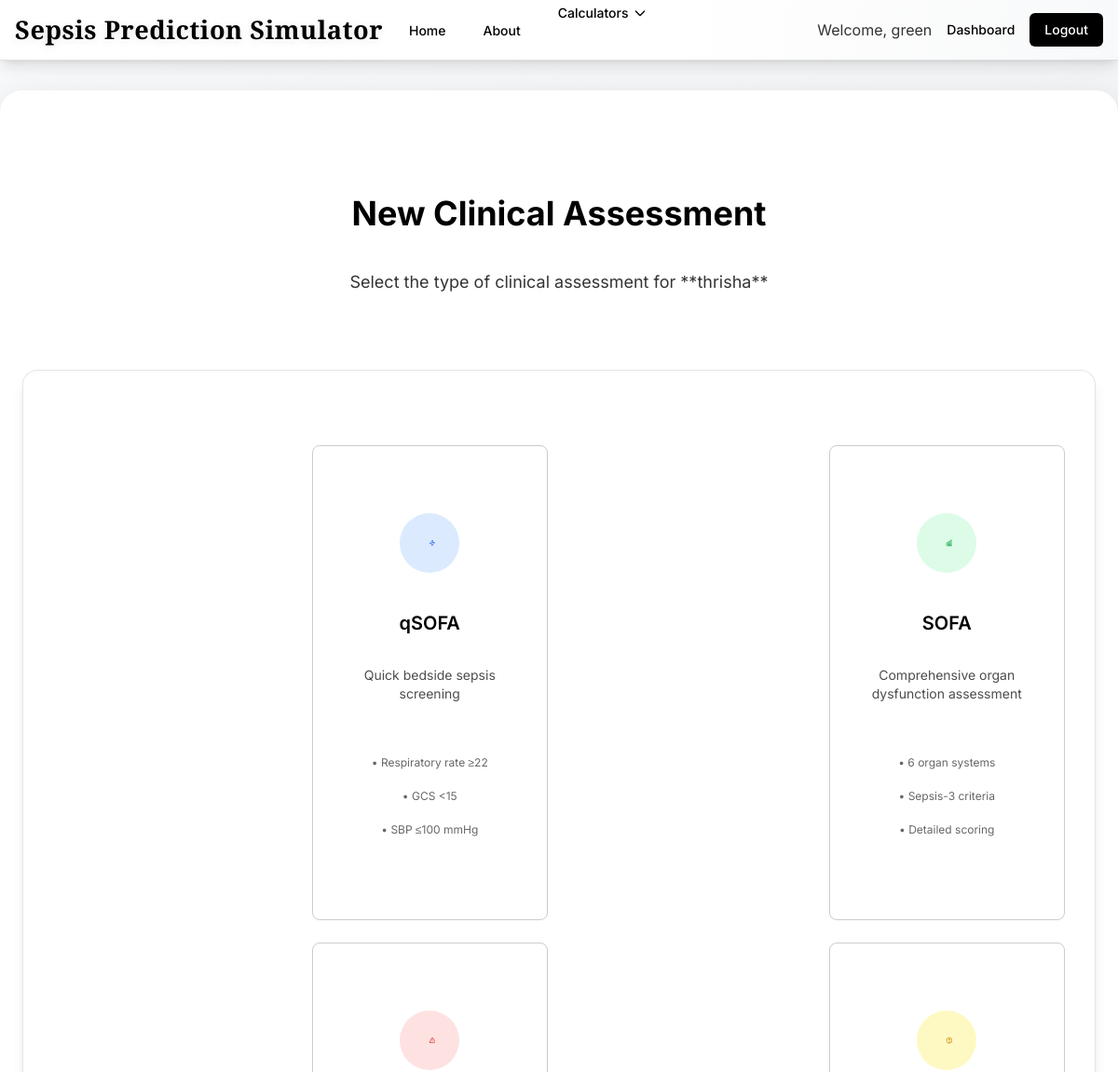
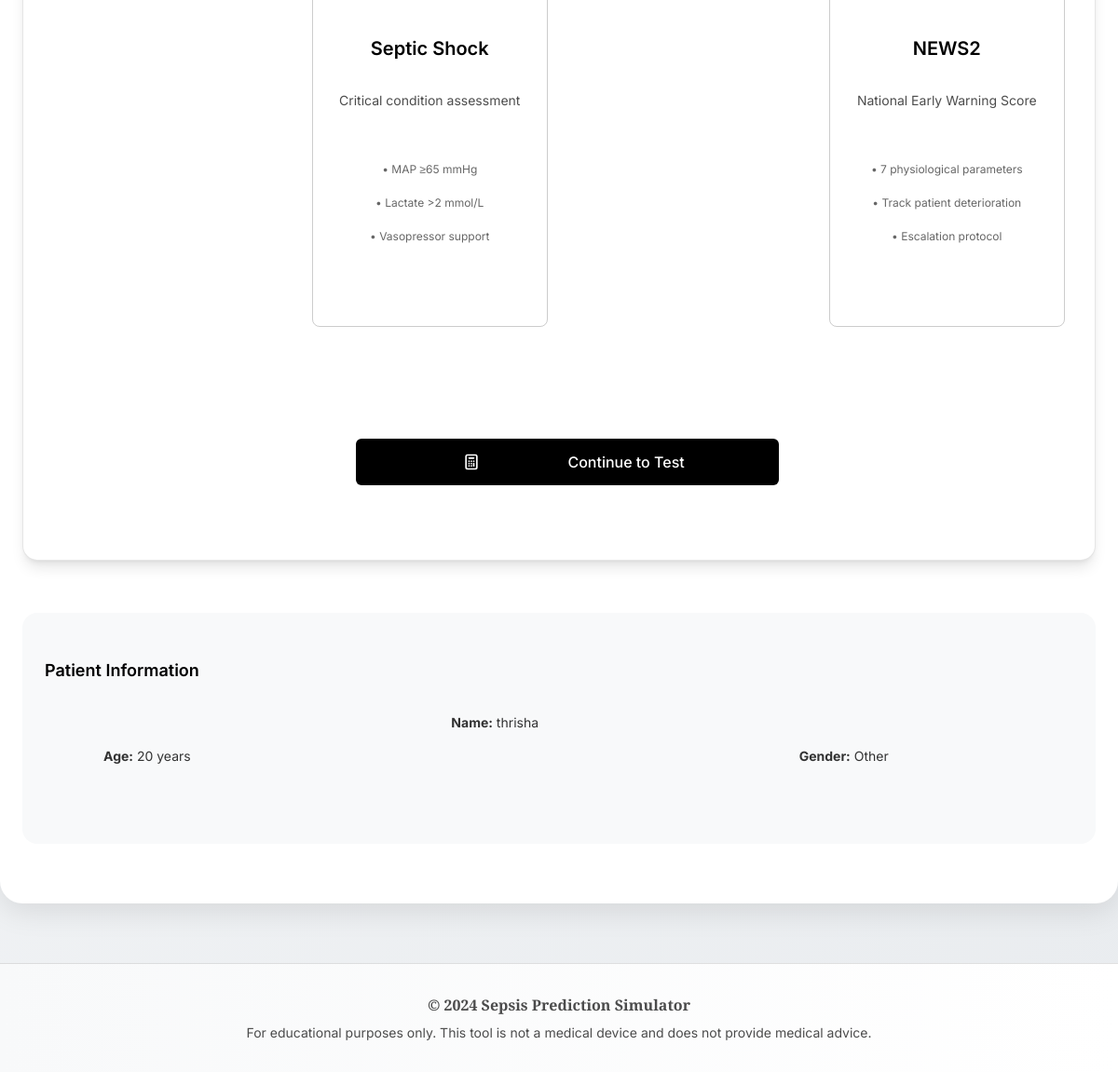
The app's page /patient/4/test/new (signed in) with its own data (2 pictures, top to bottom).
### app.py (models this page shows)
class User(UserMixin, db.Model):
    id = db.Column(db.Integer, primary_key=True)
    email = db.Column(db.String(120), unique=True, nullable=False)
    name = db.Column(db.String(120), nullable=False)
    password_hash = db.Column(db.String(255), nullable=False)
    created_at = db.Column(db.DateTime, default=datetime.utcnow)
    patients = db.relationship('Patient', backref='doctor', lazy=True)

class Patient(db.Model):
    id = db.Column(db.Integer, primary_key=True)
    doctor_id = db.Column(db.Integer, db.ForeignKey('user.id'), nullable=False)
    name = db.Column(db.String(120), nullable=False)
    age = db.Column(db.Integer, nullable=False)
    gender = db.Column(db.String(10), nullable=False)
    created_at = db.Column(db.DateTime, default=datetime.utcnow)
    sofa_tests = db.relationship('SofaTest', backref='patient', lazy=True, order_by='SofaTest.timestamp.desc()')

### app.py (the view, shortened to what this page needs)
@app.route('/patient/<int:patient_id>/test/new', methods=['GET', 'POST'])
@doctor_required
def new_sofa_test(patient_id):
    patient = Patient.query.filter_by(id=patient_id, doctor_id=current_user.id).first_or_404()
    return render_template('new_sofa_test.html', patient=patient)

### app.py (called while the page is built)
@login_manager.user_loader
def load_user(user_id):
    return db.session.get(User, int(user_id))

def doctor_required(f):
    @wraps(f)
    def decorated_function(*args, **kwargs):
        if not current_user.is_authenticated:
            return redirect(url_for('login'))
        return f(*args, **kwargs)
    return decorated_function

### templates/new_sofa_test.html (shortened to what this page needs)
{% extends "base.html" %}
{% block content %}
<div class="max-w-6xl mx-auto py-8">
    <div class="text-center mb-8">
        <h1 class="text-4xl font-bold text-[#000000] mb-4">New Clinical Assessment</h1>
        <p class="text-lg text-[#000000]/80">Select the type of clinical assessment for **{{ patient.name }}**</p>
    </div>
    <div class="bg-white rounded-2xl shadow-lg border border-[#000000]/10 p-8">
        <form method="POST" class="space-y-6">
            <div class="grid md:grid-cols-4 gap-6">
                                <div class="border border-[#000000]/20 rounded-lg p-6 hover:border-[#000000]/40 transition cursor-pointer" onclick="selectTest('qsofa', this)">
                    <div class="text-center">
                        <div class="w-16 h-16 bg-blue-100 rounded-full flex items-center justify-center mx-auto mb-4">
                            <svg class="h-8 w-8 text-blue-600" fill="none" stroke="currentColor" viewBox="0 0 24 24">
                                <path stroke-linecap="round" stroke-linejoin="round" stroke-width="2" d="M13 10V3L4 14h7v7l9-11h-7z"></path>
                            </svg>
                        </div>
                        <h3 class="text-xl font-semibold text-[#000000] mb-2">qSOFA</h3>
                        <p class="text-sm text-[#000000]/70 mb-4">Quick bedside sepsis screening</p>
                        <ul class="text-xs text-[#000000]/60 space-y-1">
                            <li>• Respiratory rate ≥22</li>
                            <li>• GCS <15 </li>
                            <li>• SBP ≤100 mmHg</li>
                        </ul>
                    </div>
                </div>
                                <div class="border border-[#000000]/20 rounded-lg p-6 hover:border-[#000000]/40 transition cursor-pointer" onclick="selectTest('sofa', this)">
                    <div class="text-center">
                        <div class="w-16 h-16 bg-green-100 rounded-full flex items-center justify-center mx-auto mb-4">
                        </div>
                        <h3 class="text-xl font-semibold text-[#000000] mb-2">SOFA</h3>
                        <p class="text-sm text-[#000000]/70 mb-4">Comprehensive organ dysfunction assessment</p>
                        <ul class="text-xs text-[#000000]/60 space-y-1">
                            <li>• 6 organ systems</li>
                            <li>• Sepsis-3 criteria</li>
                            <li>• Detailed scoring</li>
                        </ul>
                    </div>
                </div>
                                <div class="border border-[#000000]/20 rounded-lg p-6 hover:border-[#000000]/40 transition cursor-pointer" onclick="selectTest('septic_shock', this)">
                    <div class="text-center">
                        <div class="w-16 h-16 bg-red-100 rounded-full flex items-center justify-center mx-auto mb-4">
                            <svg class="h-8 w-8 text-red-600" fill="none" stroke="currentColor" viewBox="0 0 24 24">
                                <path stroke-linecap="round" stroke-linejoin="round" stroke-width="2" d="M12 9v2m0 4h.01m-6.938 4h13.856c1.54 0 2.502-1.667 1.732-2.5L13.732 4c-.77-.833-1.964-.833-2.732 0L3.732 16.5c-.77.833.192 2.5 1.732 2.5z"></path>
                            </svg>
                        </div>
                        <h3 class="text-xl font-semibold text-[#000000] mb-2">Septic Shock</h3>
                        <p class="text-sm text-[#000000]/70 mb-4">Critical condition assessment</p>
                        <ul class="text-xs text-[#000000]/60 space-y-1">
                            <li>• MAP ≥65 mmHg</li>
                            <li>• Lactate >2 mmol/L</li>
                            <li>• Vasopressor support</li>
                        </ul>
                    </div>
                </div>
                                <div class="border border-[#000000]/20 rounded-lg p-6 hover:border-[#000000]/40 transition cursor-pointer" onclick="selectTest('news2', this)">
                    <div class="text-center">
                        <div class="w-16 h-16 bg-yellow-100 rounded-full flex items-center justify-center mx-auto mb-4">
                        </div>
                        <h3 class="text-xl font-semibold text-[#000000] mb-2">NEWS2</h3>
                        <p class="text-sm text-[#000000]/70 mb-4">National Early Warning Score</p>
                        <ul class="text-xs text-[#000000]/60 space-y-1">
                            <li>• 7 physiological parameters</li>
                            <li>• Track patient deterioration</li>
                            <li>• Escalation protocol</li>
                        </ul>
                    </div>
                </div>
            </div>
                        <div class="text-center pt-6">
                <button type="submit"
                        class="inline-flex items-center px-8 py-3 border border-transparent text-base font-medium rounded-md text-white bg-[#000000] hover:bg-[#333333] focus:outline-none focus:ring-2 focus:ring-offset-2 focus:ring-[#000000] transition">
                    <svg class="h-5 w-5 mr-2" fill="none" stroke="currentColor" viewBox="0 0 24 24">
                        <path stroke-linecap="round" stroke-linejoin="round" stroke-width="2" d="M9 7h6m0 10v-3m-3 3h.01M9 17h.01M9 14h.01M12 14h.01M15 11h.01M12 11h.01M9 11h.01M7 21h10a2 2 0 002-2V5a2 2 0 00-2-2H7a2 2 0 00-2 2v14a2 2 0 002 2z"></path>
                    </svg>
                    Continue to Test
                </button>
            </div>
        </form>
    </div>
        <div class="mt-8 bg-[#f8f9fa] rounded-2xl p-6">
        <h3 class="text-lg font-semibold text-[#000000] mb-2">Patient Information</h3>
        <div class="grid md:grid-cols-3 gap-4 text-sm text-[#000000]/80">
            <div>
                <strong>Name:</strong> {{ patient.name }}
            </div>
            <div>
                <strong>Age:</strong> {{ patient.age }} years
            </div>
            <div>
                <strong>Gender:</strong> {{ patient.gender }}
            </div>
        </div>
    </div>
</div>
{% endblock %}

### templates/base.html (shortened to what this page needs)
<!DOCTYPE html>
<html lang="en">
<head>
    <script src="https://cdn.tailwindcss.com"></script>
</head>
<body class="bg-[#f8f9fa] text-[#000000] min-h-screen">
    <nav class="nav-bg shadow-lg border-b border-[#666666]/20">
        <div class="max-w-7xl mx-auto px-4">
            <div class="flex justify-between h-16">
                <div class="flex">
                    <div class="flex-shrink-0 flex items-center">
                        <a href="{{ url_for('home') }}" class="official-title">
                            Sepsis Prediction Simulator
                        </a>
                    </div>
                    <div class="hidden sm:ml-6 sm:flex sm:space-x-8">
                        <a href="{{ url_for('home') }}" class="nav-link inline-flex items-center px-1 pt-1 border-b-2 border-transparent text-sm font-medium {% if request.endpoint == 'home' %}active{% endif %}">
                            Home
                        </a>
                        <a href="{{ url_for('about') }}" class="nav-link inline-flex items-center px-1 pt-1 border-b-2 border-transparent text-sm font-medium {% if request.endpoint == 'about' %}active{% endif %}">
                            About
                        </a>
                        {% if current_user.is_authenticated %}
                        <div class="relative group">
                            <button class="nav-link inline-flex items-center px-1 pt-1 border-b-2 border-transparent text-sm font-medium">
                                Calculators
                                <svg class="ml-1 h-4 w-4" fill="none" stroke="currentColor" viewBox="0 0 24 24">
                                    <path stroke-linecap="round" stroke-linejoin="round" stroke-width="2" d="M19 9l-7 7-7-7"></path>
                                </svg>
                            </button>
                        </div>
                        {% endif %}
                    </div>
                </div>
                <div class="hidden sm:ml-6 sm:flex sm:items-center">
                    {% if current_user.is_authenticated %}
                        <div class="flex items-center space-x-4">
                            <span class="text-[#000000]/80">Welcome, {{ current_user.name }}</span>
                            <a href="{{ url_for('dashboard') }}" class="nav-link text-sm font-medium {% if request.endpoint == 'dashboard' %}active{% endif %}">
                                Dashboard
                            </a>
                            <a href="{{ url_for('logout') }}" class="bg-[#000000] text-white px-4 py-2 rounded-md text-sm font-medium hover:bg-[#333333] transition">
                                Logout
                            </a>
                        </div>
                    {% endif %}
                </div>
            </div>
        </div>
    </nav>
    <main class="max-w-7xl mx-auto px-4 py-8 mt-8 mb-8">
        {% block content %}{% endblock %}
    </main>
    <footer class="border-t border-[#666666]/20 mt-16">
        <div class="max-w-7xl mx-auto px-4 py-8">
            <div class="text-center text-[#000000]/70">
                <p class="font-semibold" style="font-family: 'Merriweather', 'Times New Roman', Times, serif;">&copy; 2024 Sepsis Prediction Simulator</p>
                <p class="mt-2 text-sm">For educational purposes only. This tool is not a medical device and does not provide medical advice.</p>
            </div>
        </div>
    </footer>
</body>
</html>

### templates/base.html (style rules this page uses)
body { font-family: 'Inter', sans-serif; background: linear-gradient(135deg, #f8f9fa 0%, #e9ecef 100%); color: #000000; }
.official-title { font-family: 'Merriweather', 'Times New Roman', Times, serif; font-weight: 700; font-size: 1.7rem; letter-spacing: 0.5px; color: #000000; text-shadow: 0 2px 8px rgba(0,0,0,0.1), 0 1px 0 #fff; }
.nav-link { color: #000000; font-weight: 500; transition: color 0.2s, border-color 0.2s; }
.nav-bg { background: linear-gradient(90deg, #fff 60%, #f8f9fa 100%); }
main { background: #fff; border-radius: 1.5rem; box-shadow: 0 8px 32px 0 rgba(0,0,0,0.1); }
footer { background: linear-gradient(90deg, #f8f9fa 0%, #fff 100%); }

### records on screen
User: name "green"
Patient: name "thrisha", age "20", gender "Other"
